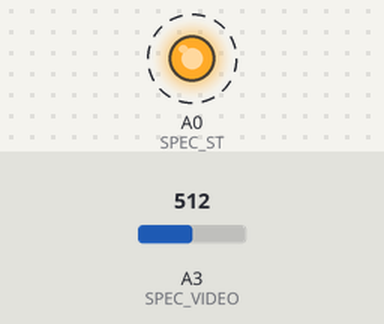
The sketch below on a simulated Arduino Uno, built with avr-gcc and run on an emulated ATmega328P. On the bench: output pins drawn as LEDs (lit = HIGH). Dashed ring = blinking. The test bench sets the inputs (shaded band); at power-on: A3 (SPEC_VIDEO) = 512. Pins used as bus, display or sensor lines are not drawn; what the sketch prints to the serial monitor is not drawn.

Above: at 4.2 s.
4.3 s: A3 (SPEC_VIDEO) set to 716
7.3 s: A3 (SPEC_VIDEO) set to 991
10.3 s: A3 (SPEC_VIDEO) set to 1008
13.3 s: A3 (SPEC_VIDEO) set to 0
Timing chart, 0 to 17.3 s (numbered marks = the images above; inputs shaded):
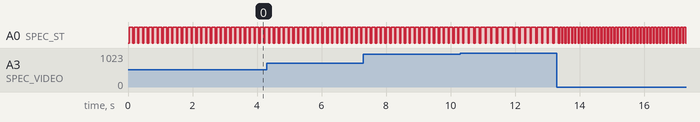

Measured:
- after the input at 13.3 s, A0 (SPEC_ST): alternates HIGH for 0.06 s and LOW for 0.04 s, starting after 0.15 s
- by itself, A0 (SPEC_ST): alternates HIGH for 0.11 s and LOW for 0.04 s

The sketch:

C12880MA_run.ino
```cpp
/*
 * Info based on C12880MA Spectrometer from Hamamatsu
 * Macro Definitions
 */

#include <Arduino.h>

// I switched TRG and ST on 5/09
#define SPEC_ST          A0
#define SPEC_TRG         A1
#define SPEC_CLK         A2
#define SPEC_VIDEO       A3

#define SPEC_CHANNELS    288
uint16_t data[SPEC_CHANNELS];

int integrateTime;
double delayTime;
int maxVal = 0;

// This is the exposure level, it ranges between 0-3 (inclusive) to vary between the different preset exposure levels
int expsrLev = 0;

// exposure too low
const int EXPSR_LOW = 200;
// exposure too high
const int EXPSR_HI = 400;

const int integrateClkVals[] = {1, 2000, 10000, 25000};
// The best values for the clock speed, note that each of these is divided by 5 for the final value for cycle time.
const int delayVals[] = {1, 5, 10, 20};


void setup(){
  pinMode(SPEC_CLK, OUTPUT);
  pinMode(SPEC_ST, OUTPUT);


  digitalWrite(SPEC_CLK, HIGH);
  digitalWrite(SPEC_ST, LOW);

  Serial.begin(115200);
  updateExpsrTime(0); //Lowest exposure time possible

}


void readSpectrometer(){

  // Start clock cycle and set start pulse to on
  digitalWrite(SPEC_CLK, LOW);
  delayMicroseconds(delayTime);
  digitalWrite(SPEC_CLK, HIGH);
  delayMicroseconds(delayTime);
  digitalWrite(SPEC_CLK, LOW);

  digitalWrite(SPEC_ST, HIGH);
  delayMicroseconds(delayTime);

  //integration time start
  for(int i = 0; i < integrateTime; i++){

      digitalWrite(SPEC_CLK, HIGH);
      delayMicroseconds(delayTime);
      digitalWrite(SPEC_CLK, LOW);
      delayMicroseconds(delayTime);

  }
  //integration time end


  /*
  * RSX specific: our spectrometer has an error where it the reading is off by
  * exactly two clock cycles. The following two cycles is a necessary correction
  * otherwise every reading is off by ~5 nm. Usually needs 86 but we need 88.
  */

  digitalWrite(SPEC_ST, LOW);
  for(int i = 0; i < 88; i++){
      digitalWrite(SPEC_CLK, HIGH);
      delayMicroseconds(delayTime);
      digitalWrite(SPEC_CLK, LOW);
      delayMicroseconds(delayTime);
  }

  //Read from SPEC_VIDEO
  maxVal = 0;
  for(int i = 0; i < SPEC_CHANNELS; i++){
      data[i] = analogRead(SPEC_VIDEO);
      if (data[i] > maxVal){
        maxVal = data[i];
      }
      digitalWrite(SPEC_CLK, HIGH);
      delayMicroseconds(delayTime);
      digitalWrite(SPEC_CLK, LOW);
      delayMicroseconds(delayTime);
  }


  // Signal to reset frame
  digitalWrite(SPEC_ST, HIGH);
  for(int i = 0; i < 7; i++){
      digitalWrite(SPEC_CLK, HIGH);
      delayMicroseconds(delayTime);
      digitalWrite(SPEC_CLK, LOW);
      delayMicroseconds(delayTime);
  }

  // Exposure/integration time updating
  // uncomment for auto_exposure

  // <START>

  // if (maxVal < EXPSR_LOW){
  //   expsrLev = (int) fmin(expsrLev + 1, 3);
  //   updateExpsrTime(expsrLev);
  // }
  // if (maxVal > EXPSR_HI){
  //   expsrLev = (int) fmax(expsrLev - 1, 0);
  //   updateExpsrTime(expsrLev);
  // }

  //<END>

  digitalWrite(SPEC_CLK, HIGH);
  delayMicroseconds(delayTime);
}


/*
*  ----  Update exposure time (value of 0-3 inclusive), for externally setting exposure time---
*/
void updateExpsrTime(int expsrLevel){
  integrateTime = integrateClkVals[expsrLevel];
  delayTime = delayVals[expsrLevel] / 5;
}


void printData(){
  for (int i = 0; i < SPEC_CHANNELS; i++){
    Serial.print(data[i]);
    Serial.print(',');
  }
  Serial.print("\n");
}

void loop(){
  readSpectrometer();
  printData();
  delay(20);
}
```
